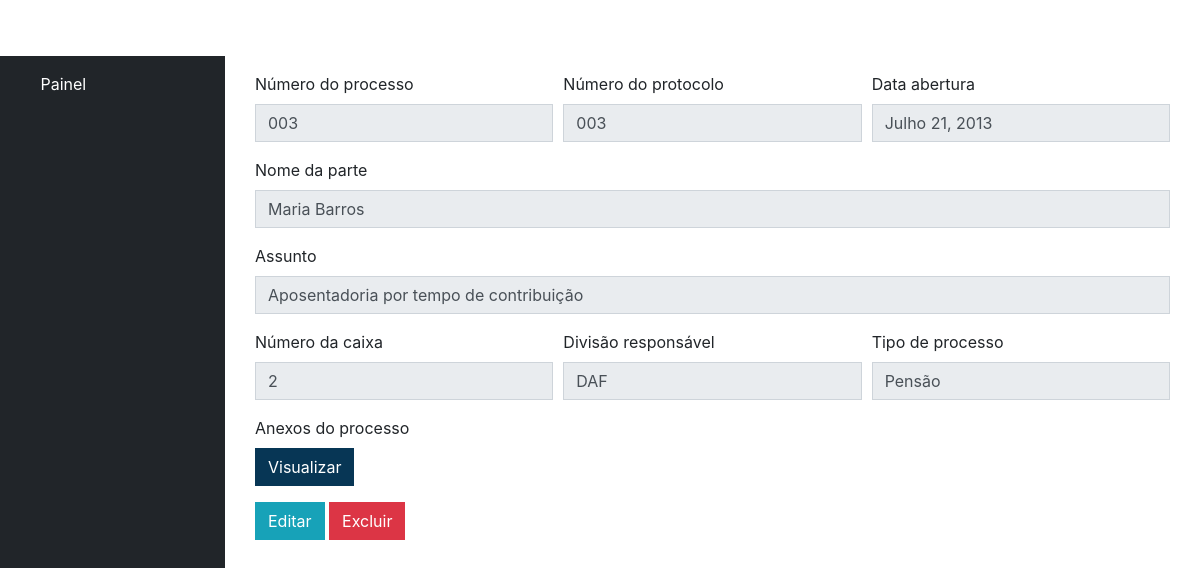
The app's page /listar/exibir/11 (signed in) with its own data.
### processo/models.py (models this page shows, shortened)
class Processo(models.Model):
    numero_processo = models.CharField(max_length=100, blank=False, null=False)
    protocolo_processo = models.CharField(max_length=100, blank=False, null=False)
    nome_parte_processo = models.CharField(max_length=100, blank=False, null=False)
    assunto_processo = models.CharField(max_length=250, blank=False, null=False)
    data_abertura_processo = models.DateField(blank=False, null=False)
    numero_caixa_processo = models.IntegerField()
    divisao_processo = models.ForeignKey(Divisao, on_delete=models.CASCADE)
    tipo_processo = models.ForeignKey(TipoDeProcesso, on_delete=models.CASCADE)
    arquivo_processo = models.FileField(upload_to=user_directory_path, default='sem_arquivo')
    criacao_registro = models.DateField(auto_now_add=True)
    modificacao_registro = models.DateField(auto_now=True)

class Divisao(models.Model):
    nome_divisao = models.CharField(max_length=250, blank=False, null=False)
    def __str__(self):
        return self.nome_divisao

class TipoDeProcesso(models.Model):
    nome_tipo = models.CharField(max_length=120, blank=False, null=False)
    def __str__(self):
        return self.nome_tipo

### processo/views.py (the view)
# urls.py: path('listar/exibir/<str:id>', views.exibir, name='exibir'),
@login_required
def exibir(request, id):
    obj = get_object_or_404(Processo, pk=id)
    return render(request, 'processo/exibir.html', {'form': obj})

### processo/templates/processo/exibir.html (shortened to what this page needs)
{% extends 'processo/base.html' %}
{% load tags %}
{% block content %}
    <div class="container-fluid">
        <div class="form-row">
            <div class="form-group col-md-4">
                <label for="numero_processo">Número do processo</label>
                <input class="form-control" type="text" value="{{ form.numero_processo }}" disabled>
            </div>
            <div class="form-group col-md-4">
                <label for="protocolo_processo">Número do protocolo</label>
                <input class="form-control" type="text" value="{{ form.protocolo_processo }}" disabled>
            </div>
            <div class="form-group col-md-4">
                <label for="data_abertura_processo">Data abertura</label>
                <input class="form-control" type="text" value="{{ form.data_abertura_processo }}" disabled>
            </div>
        </div>
        <div class="form-group">
            <label for="nome_parte_processo">Nome da parte</label>
            <input class="form-control" type="text" value="{{ form.nome_parte_processo }}" disabled>
        </div>
        <div class="form-group">
            <label for="assunto_processo">Assunto</label>
            <input class="form-control" type="text" value="{{ form.assunto_processo }}" disabled>
        </div>
        <div class="form-row">
            <div class="form-group col-md-4">
                <label for="numero_caixa_processo">Número da caixa</label>
                <input class="form-control" type="text" value="{{ form.numero_caixa_processo }}" disabled>
            </div>
            <div class="form-group col-md-4">
                <label for="divisao_processo">Divisão responsável</label>
                <input class="form-control" type="text" value="{{ form.divisao_processo }}" disabled>
            </div>
            <div class="form-group col-md-4">
                <label for="tipo_processo">Tipo de processo</label>
                <input class="form-control" type="text" value="{{ form.tipo_processo }}" disabled>
            </div>
        </div>
        <div class="form-row">
            <div class="form-group col-md-6">
                <label>Anexos do processo</label>
                <div class="custom-file">
                    <a class="btn btn-primary" href="{{ form.arquivo_processo.url }}">Visualizar</a>
                </div>
            </div>
        </div>
        <a class="btn btn-info" value="Editar" href="{% url 'editar' form.id %}">Editar</a>
        <a class="btn btn-danger" href="#Excluir" data-toggle="modal" data-target="#excluirModal">Excluir</a>
    </div>
{% endblock %}

### records on screen
Processo: numero_processo "003", protocolo_processo "003", data_abertura_processo "Julho 21, 2013", nome_parte_processo "Maria Barros", assunto_processo "Aposentadoria por tempo de contribuição", numero_caixa_processo "2", divisao_processo "DAF", tipo_processo "Pensão"
